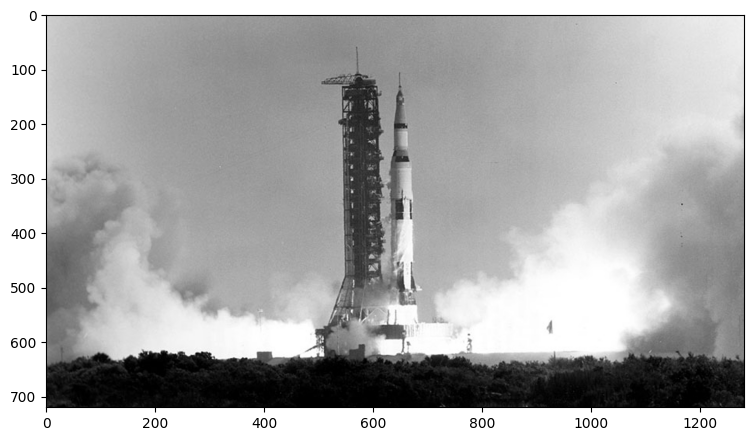
#> input picture Image Drawing /download.png, 753 x 441 px, found by its file name
$ python histogram.py
#> lines starting #> are read from the running program, lines starting #| are printed output that depends on the picture; after the words box and inside, x2 and y2 are one past the last pixel; in counts of white or black regions, pixels touching at a corner belong together
# [27 lines of commented-out code are left out]

import cv2

img = cv2.imread("Resources/download.png")
#> img is the input picture: shape (441, 753, 3); min 0, max 255, mean 170.7

gray = cv2.cvtColor(img, cv2.COLOR_BGR2GRAY)

_, thresh = cv2.threshold(gray, 127, 255, cv2.THRESH_BINARY)
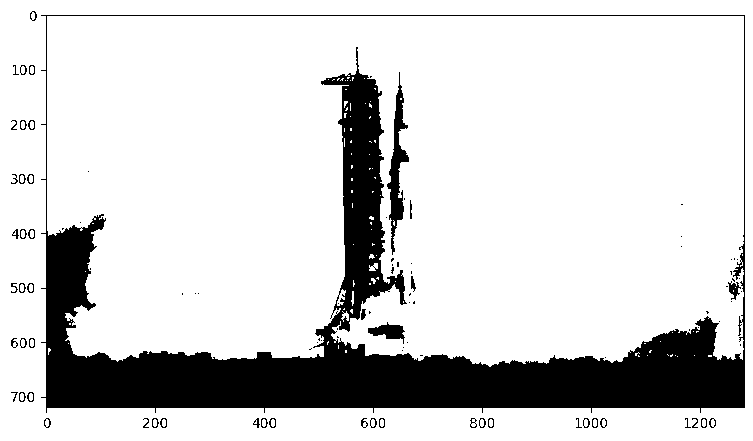
#> thresh: shape (441, 753); 82.8% white; 99 black regions (52 under 20 px), largest, box (x1, y1, x2, y2) and area: (41, 15, 745, 413) 53731, (387, 72, 409, 255) 1372, (368, 322, 405, 344) 394

cv2.imshow("Threshold", thresh)
cv2.waitKey(0)
cv2.destroyAllWindows()

$ run again, with Image Drawing /Text.png copied over Image Drawing /download.png
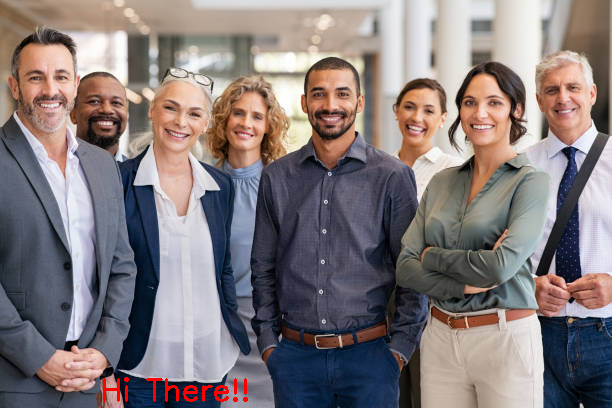
#> input picture Image Drawing /Text.png, 612 x 408 px, found by its file name
#> img is the input picture: shape (408, 612, 3); mean B, G, R 123, 121.8, 131.3
#> `gray = cv2.cvtColor(img, cv2.COLOR_BGR2GRAY)`:
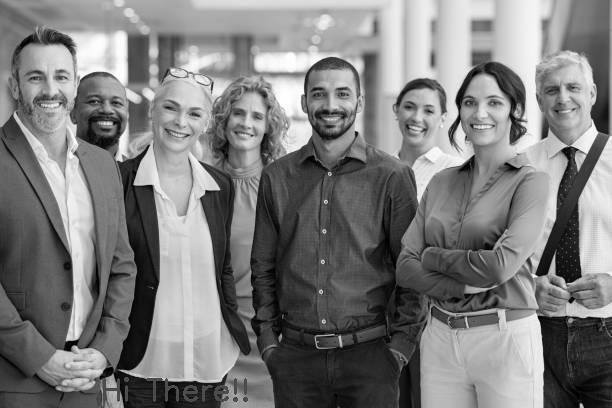
#> gray: shape (408, 612); min 0, max 255, mean 124.8
#> `_, thresh = cv2.threshold(gray, 127, 255, cv2.THRESH_BINARY)`:
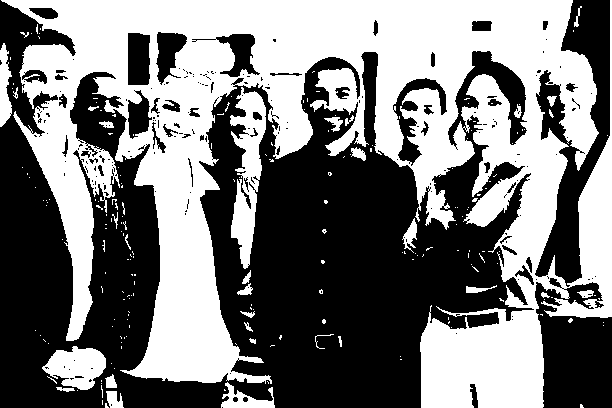
#> thresh: shape (408, 612); 47.7% white; 213 white regions (180 under 20 px), largest, box (x1, y1, x2, y2) and area: (1, 0, 612, 408) 110114, (230, 87, 266, 269) 3379, (42, 346, 106, 390) 1810
